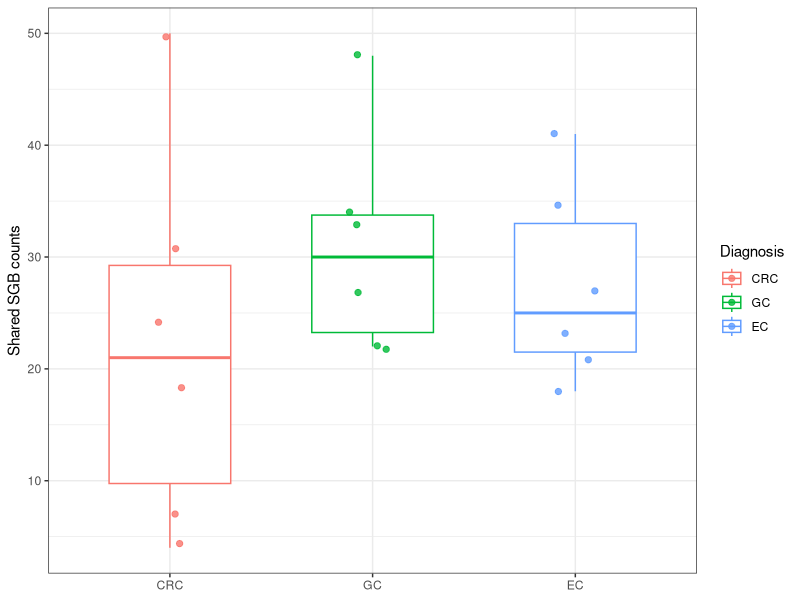
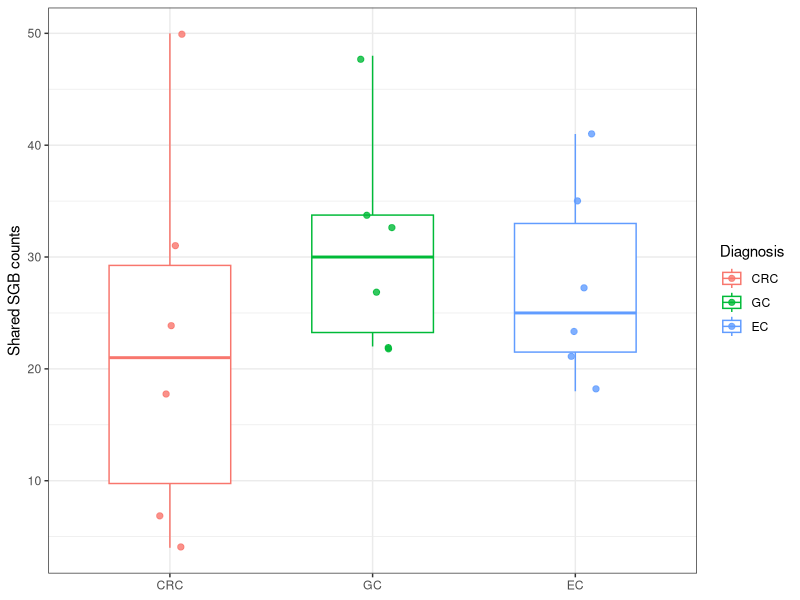

The R source for these figures, in order:
# Minimal demo of the analysis pipeline on a small real-data subset.
# Run from the demo/ directory: Rscript demo.R
suppressMessages(library(ggplot2))

d <- read.csv("demo_data.csv", check.names = FALSE, stringsAsFactors = FALSE)
d$Diagnosis <- factor(d$Diagnosis, levels = c("CRC", "GC", "EC"))
d$Gender <- factor(d$Gender)
d$log_shared <- log10(d$shared_counts + 1e-6)

# Representative analysis: shared SGB counts across cancer types,
# adjusted for age and sex (simplified version of the full host-adjusted model).
fit <- lm(log_shared ~ Diagnosis + Age + Gender, data = d)
print(summary(fit))

a <- anova(fit)
print(a)
cat("\nDiagnosis ANOVA p =", signif(a["Diagnosis", "Pr(>F)"], 3), "\n")
cf <- summary(fit)$coefficients
cat("CRC vs GC adjusted p =", signif(cf["DiagnosisGC", "Pr(>|t|)"], 3), "\n")

p <- ggplot(d, aes(Diagnosis, shared_counts, color = Diagnosis)) +
  geom_boxplot(outlier.shape = NA, width = 0.6) +
  geom_jitter(width = 0.12, size = 1.8, alpha = 0.8) +
  theme_bw() +
  labs(x = NULL, y = "Shared SGB counts")

ggsave("demo_output.pdf", p, width = 4, height = 3)
ggsave("demo_output.png", p, width = 4, height = 3, dpi = 300)
cat("\nWrote demo_output.pdf and demo_output.png\n")
